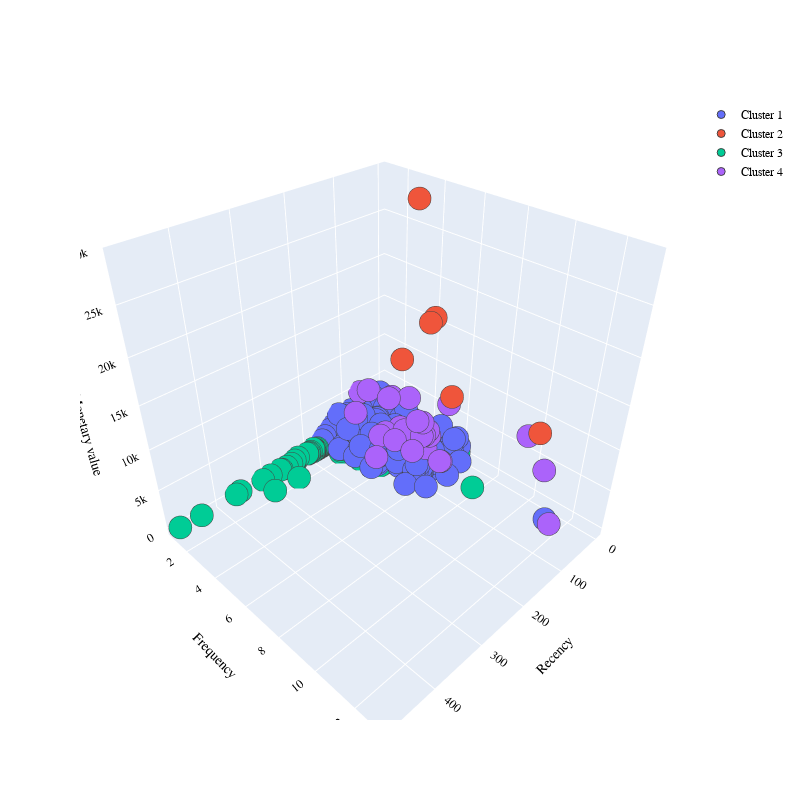
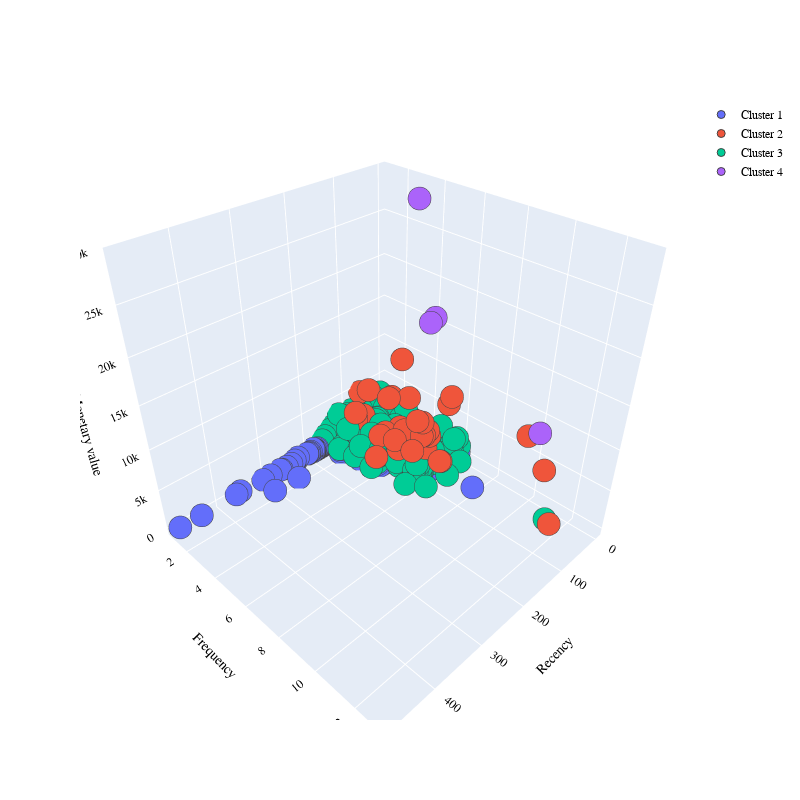
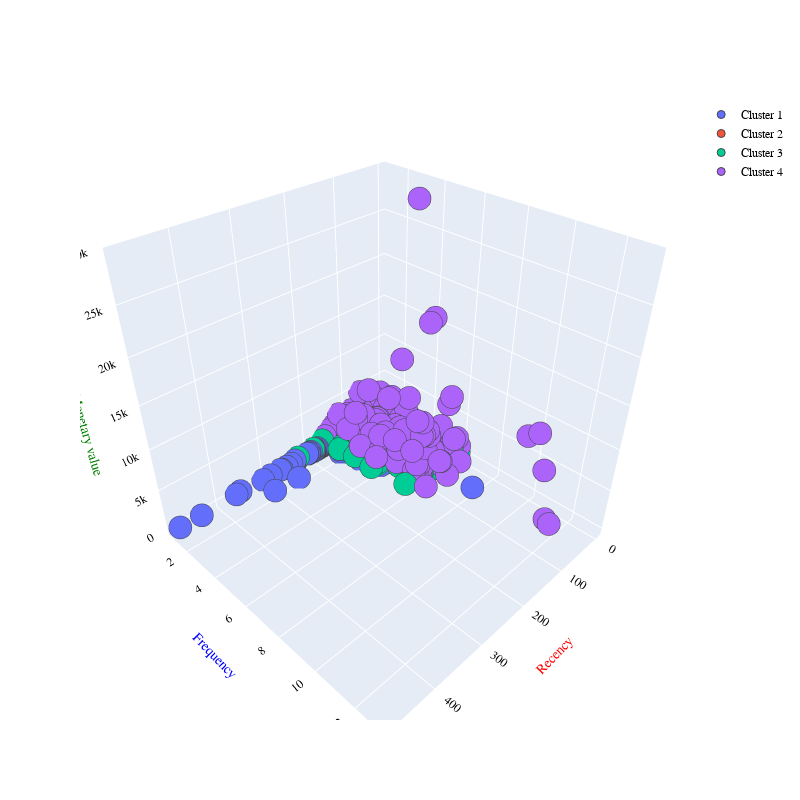

The code cell stored with these charts, in order, in its notebook:
### Markdown cell above
Agglomerative and Spectral tests

### Code cell
Dend = dendogram(X)
y_hc = agglomerative_clustering(X, rfmcopy)
plot_clusters(rfmcopy, clusters1=4)
silscores['hierarchical clustering'] = silhouette_score(X, y_hc, metric='euclidean')
rfmcopy['hc_clusters'] = y_hc

### spectral tests
spectral = spectral_clustering(X)
sp = spectral_clustering(X)[0]
sil_score = spectral_clustering(X)[1]
rfmcopy['sp_clusters'] = sp
visualize_spectral_clusters(X, sp)

silscores['Spectral clustering'] = sil_score

### Figure 1 — Plotly figure (JSON) as saved in the notebook; plotly's stock layout.template omitted (floating-point values rounded to 4 significant figures; data arrays with more than 128 entries replaced by an {"elided": "..."} marker saying what was removed)
{"data": [{"marker": {"line": {"width": 1}, "size": 8}, "mode": "markers", "name": "Cluster 1", "type": "scatter3d", "x": {"elided": "1048 int values"}, "y": {"elided": "1048 int values"}, "z": {"elided": "1048 float values"}}, {"marker": {"line": {"width": 1}, "size": 8}, "mode": "markers", "name": "Cluster 2", "type": "scatter3d", "x": [85, 78, 99, 133, 45, 88], "y": [7, 4, 6, 12, 4, 6], "z": [11470.0, 12490.0, 19170.0, 14960.0, 29100.0, 19460.0]}, {"marker": {"line": {"width": 1}, "size": 8}, "mode": "markers", "name": "Cluster 3", "type": "scatter3d", "x": {"elided": "10044 int values"}, "y": {"elided": "10044 int values"}, "z": {"elided": "10044 float values"}}, {"marker": {"line": {"width": 1}, "size": 8}, "mode": "markers", "name": "Cluster 4", "type": "scatter3d", "x": [110, 111, 112, 123, 59, 68, 100, 119, 105, 91, 32, 136, 70, 15, 22, 139, 117, 134, 105, 81, 106, 108, 132, 83, 83, 95, 35, 42, 181], "y": [6, 6, 5, 6, 5, 1, 6, 4, 6, 6, 10, 5, 3, 3, 2, 13, 2, 6, 7, 4, 5, 7, 4, 2, 5, 6, 11, 6, 5], "z": [7849.0, 6142.0, 5649.0, 8425.0, 3942, 4682.0, 4198.0, 4307.0, 6035.0, 5526.0, 8780.0, 5122, 6197.0, 4630.0, 3832.0, 6317.0, 4416.0, 4961.0, 3963.0, 3791.0, 5121, 4081.0, 4283.0, 6512.0, 5399.0, 6323.0, 5948.0, 8109.0, 4382.0]}], "layout": {"autosize": true, "font": {"color": "black", "family": "Gilroy", "size": 12}, "height": 800, "scene": {"xaxis": {"title": {"font": {"color": "black"}, "text": "Recency"}}, "yaxis": {"title": {"font": {"color": "black"}, "text": "Frequency"}}, "zaxis": {"title": {"font": {"color": "black"}, "text": "Monetary value"}}}, "showlegend": true, "width": 800}}

### Figure 2 — Plotly figure (JSON) as saved in the notebook; plotly's stock layout.template omitted (floating-point values rounded to 4 significant figures; data arrays with more than 128 entries replaced by an {"elided": "..."} marker saying what was removed)
{"data": [{"marker": {"line": {"width": 1}, "size": 8}, "mode": "markers", "name": "Cluster 1", "type": "scatter3d", "x": {"elided": "10425 int values"}, "y": {"elided": "10425 int values"}, "z": {"elided": "10425 float values"}}, {"marker": {"line": {"width": 1}, "size": 8}, "mode": "markers", "name": "Cluster 2", "type": "scatter3d", "x": [110, 111, 97, 85, 112, 123, 59, 68, 100, 119, 105, 91, 32, 116, 78, 136, 70, 15, 22, 127, 139, 117, 134, 105, 81, 106, 108, 132, 83, 83, 95, 35, 42, 181], "y": [6, 6, 2, 7, 5, 6, 5, 1, 6, 4, 6, 6, 10, 2, 4, 5, 3, 3, 2, 5, 13, 2, 6, 7, 4, 5, 7, 4, 2, 5, 6, 11, 6, 5], "z": [7849.0, 6142.0, 3467.0, 11470.0, 5649.0, 8425.0, 3942, 4682.0, 4198.0, 4307.0, 6035.0, 5526.0, 8780.0, 3568.0, 12490.0, 5122, 6197.0, 4630.0, 3832.0, 3630.0, 6317.0, 4416.0, 4961.0, 3963.0, 3791.0, 5121, 4081.0, 4283.0, 6512.0, 5399.0, 6323.0, 5948.0, 8109.0, 4382.0]}, {"marker": {"line": {"width": 1}, "size": 8}, "mode": "markers", "name": "Cluster 3", "type": "scatter3d", "x": {"elided": "664 int values"}, "y": {"elided": "664 int values"}, "z": {"elided": "664 float values"}}, {"marker": {"line": {"width": 1}, "size": 8}, "mode": "markers", "name": "Cluster 4", "type": "scatter3d", "x": [99, 133, 45, 88], "y": [6, 12, 4, 6], "z": [19170.0, 14960.0, 29100.0, 19460.0]}], "layout": {"autosize": true, "font": {"color": "black", "family": "Gilroy", "size": 12}, "height": 800, "scene": {"xaxis": {"title": {"font": {"color": "black"}, "text": "Recency"}}, "yaxis": {"title": {"font": {"color": "black"}, "text": "Frequency"}}, "zaxis": {"title": {"font": {"color": "black"}, "text": "Monetary value"}}}, "showlegend": true, "width": 800}}

### Figure 3 — Plotly figure (JSON) as saved in the notebook; plotly's stock layout.template omitted (floating-point values rounded to 4 significant figures; data arrays with more than 128 entries replaced by an {"elided": "..."} marker saying what was removed)
{"data": [{"marker": {"line": {"width": 1}, "size": 8}, "mode": "markers", "name": "Cluster 1", "type": "scatter3d", "x": {"elided": "5397 int values"}, "y": {"elided": "5397 int values"}, "z": {"elided": "5397 float values"}}, {"marker": {"line": {"width": 1}, "size": 8}, "mode": "markers", "name": "Cluster 2", "type": "scatter3d", "x": {"elided": "4275 int values"}, "y": {"elided": "4275 int values"}, "z": {"elided": "4275 float values"}}, {"marker": {"line": {"width": 1}, "size": 8}, "mode": "markers", "name": "Cluster 3", "type": "scatter3d", "x": {"elided": "1209 int values"}, "y": {"elided": "1209 int values"}, "z": {"elided": "1209 float values"}}, {"marker": {"line": {"width": 1}, "size": 8}, "mode": "markers", "name": "Cluster 4", "type": "scatter3d", "x": {"elided": "246 int values"}, "y": {"elided": "246 int values"}, "z": {"elided": "246 float values"}}], "layout": {"autosize": true, "font": {"color": "black", "family": "Gilroy", "size": 12}, "height": 800, "scene": {"xaxis": {"title": {"font": {"color": "red"}, "text": "Recency"}}, "yaxis": {"title": {"font": {"color": "blue"}, "text": "Frequency"}}, "zaxis": {"title": {"font": {"color": "green"}, "text": "Monetary value"}}}, "showlegend": true, "width": 800}}
